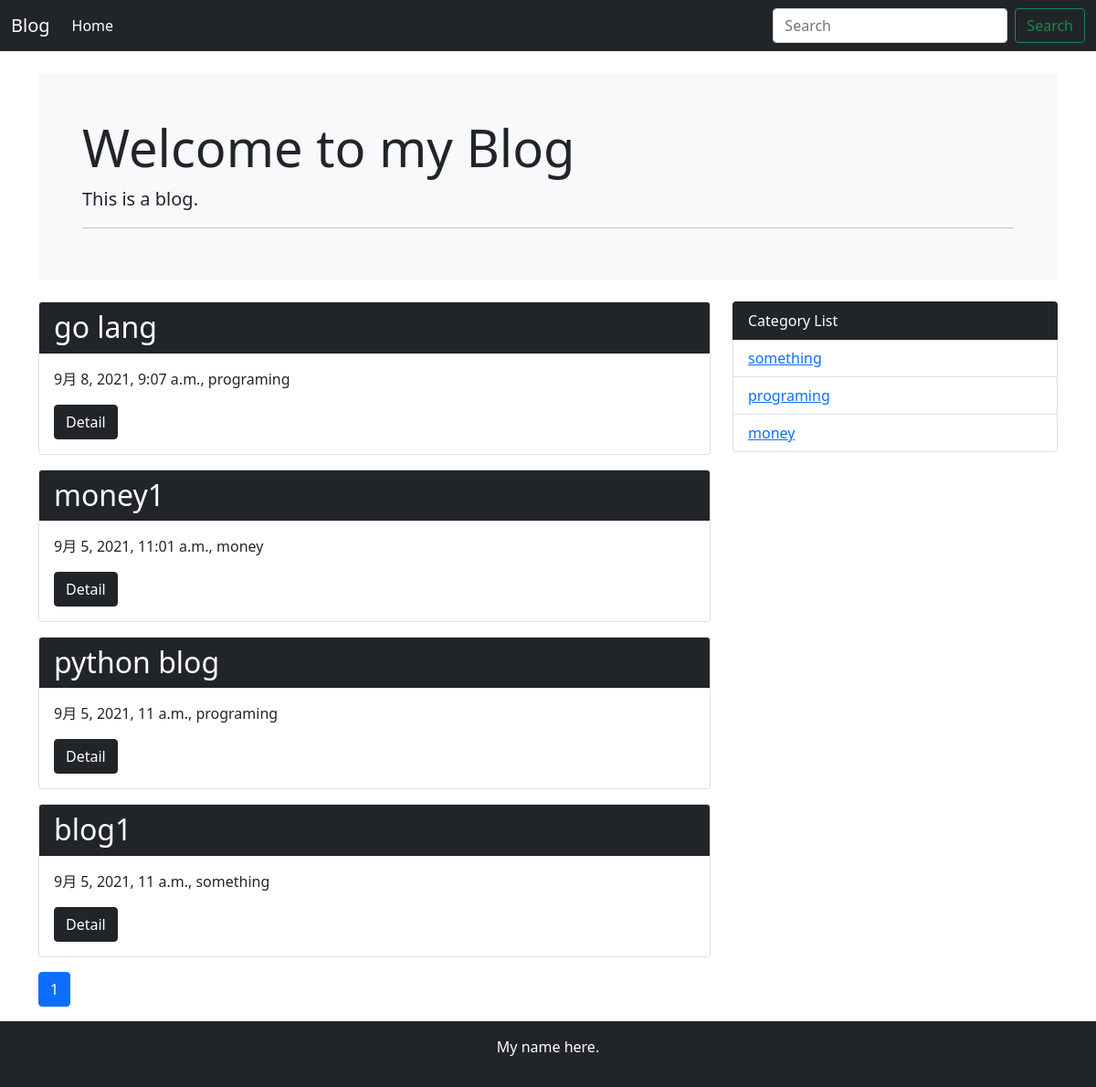
The page / on the database its author committed.
### blog/models.py (models this page shows, shortened)
class Post(models.Model):
    title = models.CharField("Title", max_length=255)
    text = models.TextField("Body")
    created_at = models.DateTimeField("Created date", default=timezone.now)
    category = models.ForeignKey(Category, verbose_name="Category name", on_delete=models.PROTECT)

class Category(models.Model):
    name = models.CharField("Category name", max_length=255)
    created_at = models.DateTimeField("Created date", default=timezone.now)
    def __str__(self):
        return self.name

### blog/views.py (the view)
# urls.py: path("", views.IndexView.as_view(), name="index"),
class IndexView(generic.ListView):
    model = Post
    paginate_by = 5
    def get_queryset(self):
        queryset = Post.objects.order_by("-created_at")
        keyword = self.request.GET.get("keyword")
        if keyword:
            queryset = queryset.filter(
                Q(title__icontains=keyword) | Q(text__icontains=keyword)
            )
        return queryset

### blog/context_processors.py (called while the page is built)
def common(request):
    context = {
        "category_list": Category.objects.all()
    }
    return context

### blog/templatetags/mytag.py (called while the page is built)
@register.simple_tag
def url_replace(request, field, value):
    url_dict = request.GET.copy()
    url_dict[field] = value
    return url_dict.urlencode()

### blog/templates/blog/post_list.html
{% extends 'blog/base.html' %}
{% block content %}
    {% for post in post_list %}
        <div class="card mb-3">
        <h2 class="card-header bg-dark text-white">{{ post.title }}</h2>
            <div class="card-body">
                <p>{{ post.created_at }}, {{ post.category }}</p>
                <a href="{% url 'blog:detail' post.pk %}" class="btn btn-primary btn-dark">Detail</a>
            </div>
        </div>
    {% endfor %}
{% include 'blog/page.html' %}
{% endblock content %}

### blog/templates/blog/base.html (shortened to what this page needs)
<!doctype html>
<html lang="ja">
  <head>
    <link href="https://cdn.jsdelivr.net/npm/bootstrap@5.1.0/dist/css/bootstrap.min.css" rel="stylesheet">
  </head>
  <body>
    <nav class="navbar navbar-expand-xl navbar-dark bg-dark">
    <div class="container-fluid">
      <a class="navbar-brand" href="#">Blog</a>
      <div class="collapse navbar-collapse" id="navbarBasic">
        <ul class="navbar-nav me-auto mb-2 mb-xl-0">
          <li class="nav-item">
            <a class="nav-link active" aria-current="page" href="{% url 'blog:index' %}">Home</a>
          </li>
        </ul>
        <form class="d-flex" method="GET" action="{% url 'blog:index' %}">
          <input class="form-control me-2" type="search" placeholder="Search" aria-label="Search" name="keyword">
          <button class="btn btn-outline-success" type="submit">Search</button>
        </form>
      </div>
    </div>
  </nav>
  <div class="container">
    <div class="bg-light p-3 p-sm-5 my-4 rounded">
      <h1 class="display-4">Welcome to my Blog</h1>
      <p class="lead">This is a blog.</p>
      <hr class="my-2">
    </div>
  </div>
    <div class="container">
      <div class="row">
        <div class="col-md-8">
          {% block content%}
          {% endblock %}
        </div>
        <div class="col-md-4">
        <ul class="list-group">
          <li class="list-group-item bg-dark text-white">Category List</li>
          {% for category in category_list %}
            <li class="list-group-item"><a href="{% url 'blog:category' category.pk %}">{{ category }}</a></li>
          {% endfor %}
        </ul>
        </div>
      </div>
    </div>
    <footer class="bg-dark text-white text-center py-3">
    <p>My name here.</p>
    </footer>
  </body>
</html>

### rows shown on the page
Post: title "go lang", created_at "9月 8, 2021, 9:07 a.m.", category "programing"
Post: title "money1", created_at "9月 5, 2021, 11:01 a.m.", category "money"
Post: title "python blog", created_at "9月 5, 2021, 11 a.m.", category "programing"
Post: title "blog1", created_at "9月 5, 2021, 11 a.m.", category "something"
Category: name "something"
Category: name "programing"
Category: name "money"

### other values the page prints
{{ link_page }} "1"
